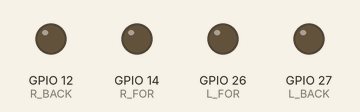
Simulated run of this sketch. Board: ESP32. On the bench: output pins drawn as LEDs (lit = HIGH).

Above: at 0.0 s.
At 1.1 s:
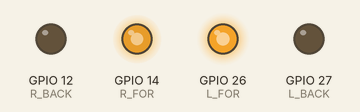
Timing chart, 0 to 2.6 s (numbered marks = the images above):
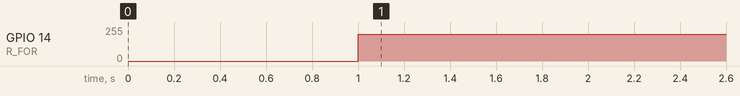

The sketch:

just_move.ino
```cpp
const int L_FOR = 26;
const int L_BACK = 27;
const int R_FOR = 14;
const int R_BACK = 12;

// Lowering these from 255.
// If it's too slow to move the Roomba, bump them up by 10 at a time.
int leftSpeed = 230;
int rightSpeed = 200;

void setup() {
  pinMode(L_FOR, OUTPUT);
  pinMode(L_BACK, OUTPUT);
  pinMode(R_FOR, OUTPUT);
  pinMode(R_BACK, OUTPUT);

  // Quick 1-second delay so you have time to set it down
  // after plugging in the FTC battery.
  delay(1000);
}

void loop() {
  // Drive Forward
  analogWrite(L_FOR, leftSpeed);
  digitalWrite(L_BACK, LOW);

  analogWrite(R_FOR, rightSpeed);
  digitalWrite(R_BACK, LOW);

  // If it starts "turtling" again, LOWER these speeds even more.
  // It sounds counter-intuitive, but slower = less heat = more consistency.
}
```

Measured:
- by itself, GPIO 14 (R_FOR): 0/255 → 200/255 at 1.0 s
